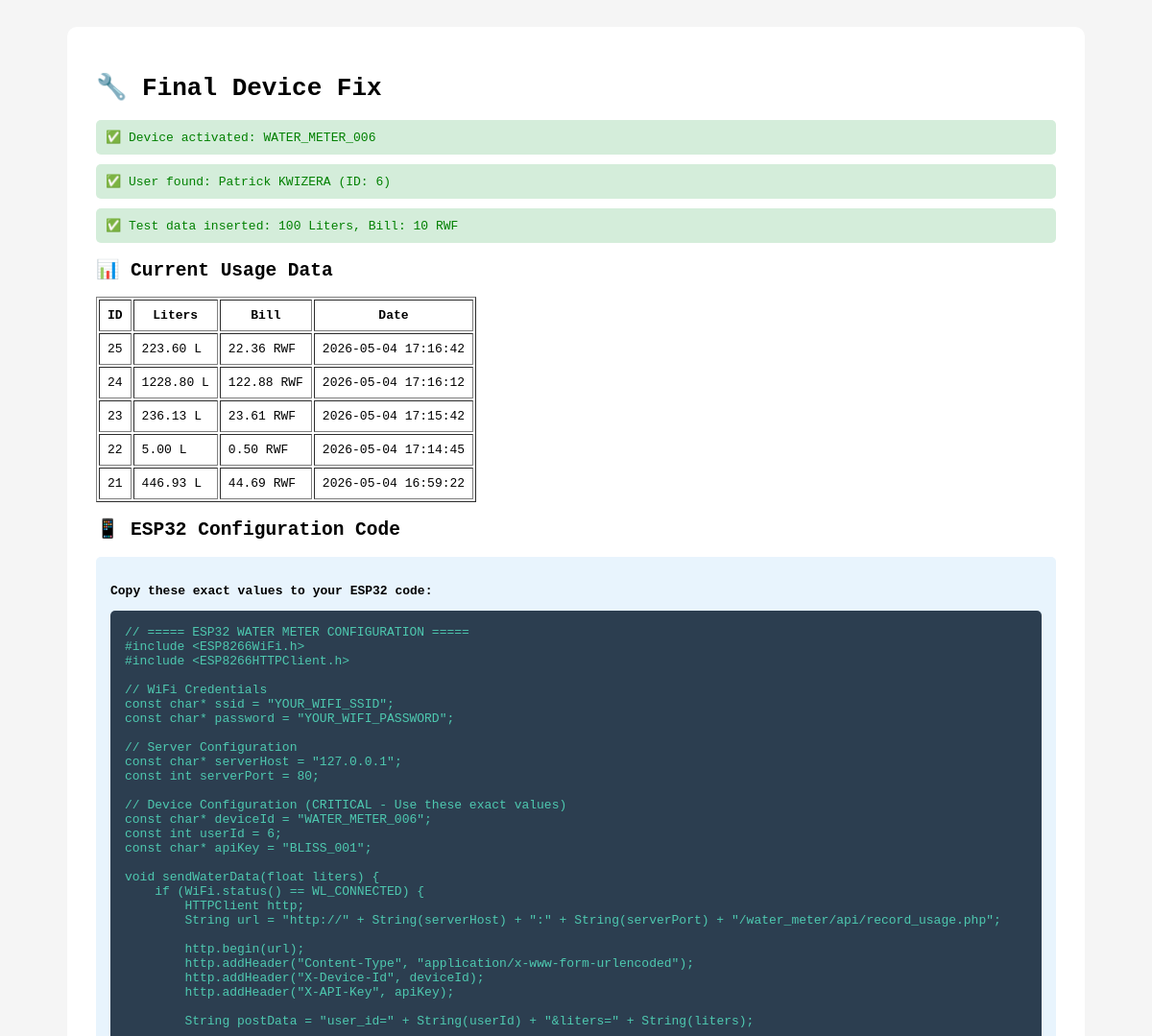
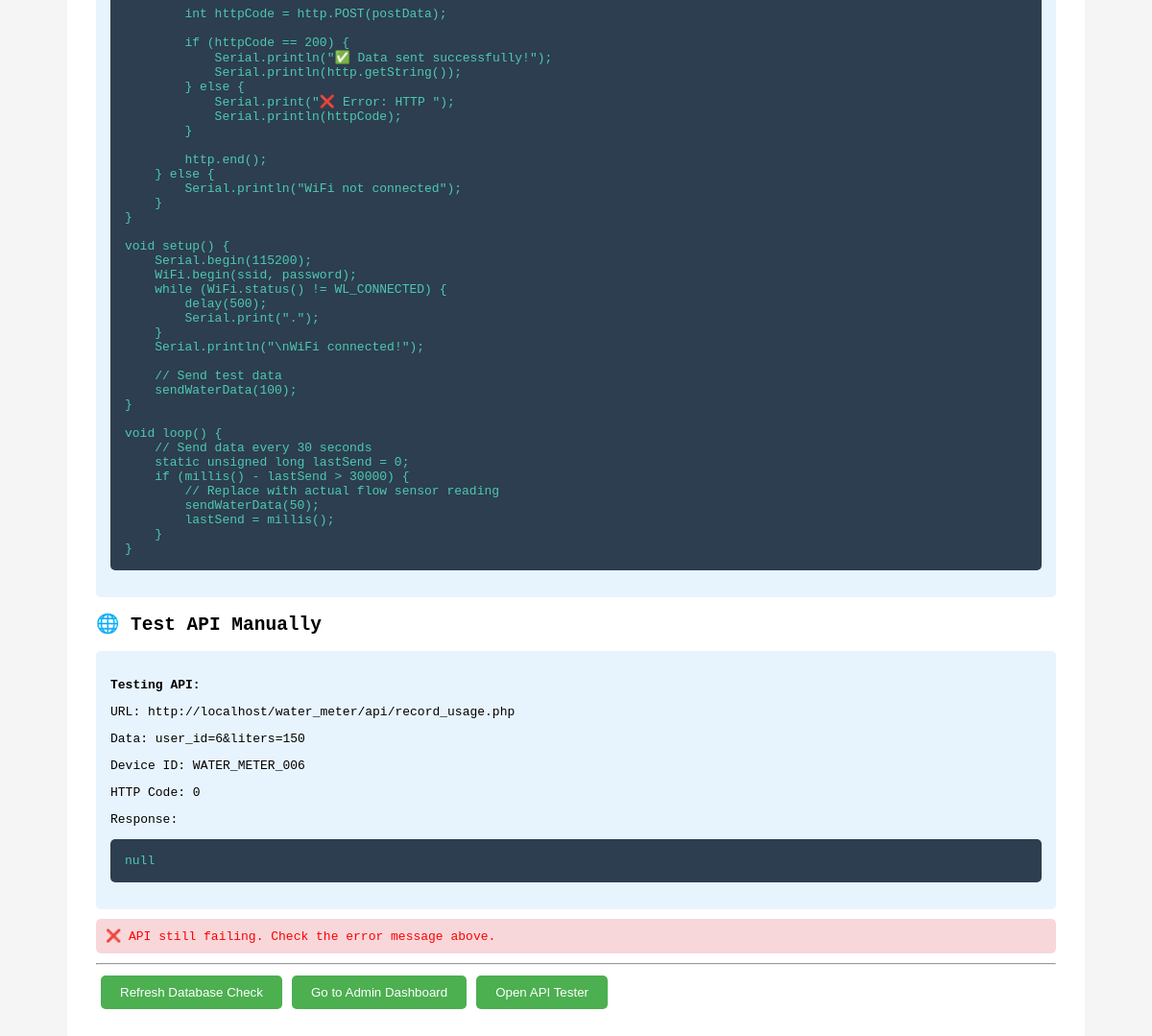
The page /fix_device_final.php on the database its author committed (2 pictures, top to bottom).
### tables this page shows
CREATE TABLE `users` (
  `id` int(11) NOT NULL,
  `name` varchar(100) NOT NULL,
  `phone` varchar(20) NOT NULL,
  `email` varchar(100) NOT NULL,
  `password` varchar(255) NOT NULL,
  `role` enum('admin','client') DEFAULT 'client',
  `tariff` decimal(10,2) DEFAULT 100.00,
  `balance` decimal(10,2) DEFAULT 0.00,
  `reset_token` varchar(255) DEFAULT NULL,
  `reset_expires` datetime DEFAULT NULL,
  `created_at` timestamp NOT NULL DEFAULT current_timestamp(),
  `updated_at` timestamp NOT NULL DEFAULT current_timestamp() ON UPDATE current_timestamp()
);

CREATE TABLE `usage_data` (
  `id` int(11) NOT NULL,
  `user_id` int(11) NOT NULL,
  `liters` decimal(10,2) DEFAULT 0.00,
  `bill` decimal(10,2) DEFAULT 0.00,
  `date` timestamp NOT NULL DEFAULT current_timestamp()
);

### fix_device_final.php (the view, shortened to what this page needs)
<?php
$conn = getDB();
echo "<!DOCTYPE html>
<html>
<head>
    <title>Fix Device - Final</title>
    <style>
        body { font-family: monospace; padding: 20px; background: #f5f5f5; }
        .container { max-width: 1000px; margin: 0 auto; background: white; padding: 30px; border-radius: 10px; }
        .success { color: green; background: #d4edda; padding: 10px; border-radius: 5px; margin: 10px 0; }
        .error { color: red; background: #f8d7da; padding: 10px; border-radius: 5px; margin: 10px 0; }
        .info { background: #e8f4fd; padding: 15px; border-radius: 5px; margin: 10px 0; }
        code { background: #f4f4f4; padding: 2px 5px; border-radius: 3px; }
        pre { background: #2c3e50; color: #4ec9b0; padding: 15px; border-radius: 5px; overflow-x: auto; }
        button { background: #4CAF50; color: white; padding: 10px 20px; border: none; cursor: pointer; margin: 5px; border-radius: 5px; }
    </style>
</head>
<body>
    <div class='container'>
        <h1>🔧 Final Device Fix</h1>";
$deviceId = 'WATER_METER_006';
$userId = 6;
$conn->query("UPDATE devices SET status = 'active', last_seen = NOW() WHERE device_id = '$deviceId'");
echo "<div class='success'>✅ Device activated: $deviceId</div>";
$user = $conn->query("SELECT id, name, email FROM users WHERE id = $userId")->fetch_assoc();
echo "<div class='success'>✅ User found: {$user['name']} (ID: {$user['id']})</div>";
$testLiters = 100;
$tariff = 100;
$testBill = ($testLiters / 1000) * $tariff;
$stmt = $conn->prepare("INSERT INTO usage_data (user_id, liters, bill) VALUES (?, ?, ?)");
$stmt->bind_param("idd", $userId, $testLiters, $testBill);
if ($stmt->execute()) {
    echo "<div class='success'>✅ Test data inserted: $testLiters Liters, Bill: $testBill RWF</div>";
} else {
    echo "<div class='error'>❌ Failed to insert test data</div>";
}
$conn->query("UPDATE users SET balance = balance + $testBill WHERE id = $userId");
echo "<h2>📊 Current Usage Data</h2>";
$usage = $conn->query("SELECT * FROM usage_data WHERE user_id = $userId ORDER BY id DESC LIMIT 5");
if ($usage->num_rows > 0) {
    echo "<table border='1' cellpadding='8'>";
    echo "<tr><th>ID</th><th>Liters</th><th>Bill</th><th>Date</th></tr>";
    while($row = $usage->fetch_assoc()) {
        echo "<tr>";
        echo "<td>{$row['id']}</td>";
        echo "<td>{$row['liters']} L</td>";
        echo "<td>{$row['bill']} RWF</td>";
        echo "<td>{$row['date']}</td>";
        echo "</tr>";
    }
    echo "<table>";
} else {
    echo "<div class='error'>No data yet</div>";
}
echo "<h2>📱 ESP32 Configuration Code</h2>";
echo "<div class='info'>";
echo "<p><strong>Copy these exact values to your ESP32 code:</strong></p>";
echo "<pre>
// ===== ESP32 WATER METER CONFIGURATION =====
#include &lt;ESP8266WiFi.h&gt;
#include &lt;ESP8266HTTPClient.h&gt;
// WiFi Credentials
const char* ssid = \"YOUR_WIFI_SSID\";
const char* password = \"YOUR_WIFI_PASSWORD\";
// Server Configuration
const char* serverHost = \"" . $_SERVER['SERVER_ADDR'] . "\";
const int serverPort = 80;
// Device Configuration (CRITICAL - Use these exact values)
const char* deviceId = \"$deviceId\";
const int userId = $userId;
const char* apiKey = \"BLISS_001\";
void sendWaterData(float liters) {
    if (WiFi.status() == WL_CONNECTED) {
        HTTPClient http;
        String url = \"http://\" + String(serverHost) + \":\" + String(serverPort) + \"/water_meter/api/record_usage.php\";
        http.begin(url);
        http.addHeader(\"Content-Type\", \"application/x-www-form-urlencoded\");
        http.addHeader(\"X-Device-Id\", deviceId);
        http.addHeader(\"X-API-Key\", apiKey);
        String postData = \"user_id=\" + String(userId) + \"&liters=\" + String(liters);
        int httpCode = http.POST(postData);
        if (httpCode == 200) {
            Serial.println(\"✅ Data sent successfully!\");
            Serial.println(http.getString());
        } else {
            Serial.print(\"❌ Error: HTTP \");
            Serial.println(httpCode);
        }
        http.end();
    } else {
        Serial.println(\"WiFi not connected\");
    }
}
void setup() {
    Serial.begin(115200);
    WiFi.begin(ssid, password);
    while (WiFi.status() != WL_CONNECTED) {
        delay(500);
        Serial.print(\".\");
    }
    Serial.println(\"\\nWiFi connected!\");
    // Send test data
    sendWaterData(100);
}
void loop() {
    // Send data every 30 seconds
    static unsigned long lastSend = 0;
    if (millis() - lastSend > 30000) {
        // Replace with actual flow sensor reading
        sendWaterData(50);
        lastSend = millis();
    }
}
</pre>";
echo "</div>";
echo "<h2>🌐 Test API Manually</h2>";
$apiUrl = "http://" . $_SERVER['HTTP_HOST'] . "/water_meter/api/record_usage.php";
$postData = "user_id=$userId&liters=150";
$ch = curl_init($apiUrl);
$response = curl_exec($ch);
$httpCode = curl_getinfo($ch, CURLINFO_HTTP_CODE);
echo "<div class='info'>";
echo "<p><strong>Testing API:</strong></p>";
echo "<p>URL: $apiUrl</p>";
echo "<p>Data: $postData</p>";
echo "<p>Device ID: $deviceId</p>";
echo "<p>HTTP Code: $httpCode</p>";
echo "<p>Response:</p>";
echo "<pre>" . json_encode(json_decode($response), JSON_PRETTY_PRINT) . "</pre>";
echo "</div>";
if (strpos($response, 'success') !== false) {
    echo "<div class='success'>✅✅✅ API IS WORKING! Data is being sent successfully!</div>";
} else {
    echo "<div class='error'>❌ API still failing. Check the error message above.</div>";
}
echo "<hr>";
echo "<button onclick=\"location.href='check_database.php'\">Refresh Database Check</button> ";
echo "<button onclick=\"location.href='admin/dashboard.php'\">Go to Admin Dashboard</button> ";
echo "<button onclick=\"location.href='test_api.html'\">Open API Tester</button>";
echo "</div></body></html>";
?>

### fix_device_final.php (style rules this page uses)
body { font-family: monospace; padding: 20px; background: #f5f5f5; }
.container { max-width: 1000px; margin: 0 auto; background: white; padding: 30px; border-radius: 10px; }
.success { color: green; background: #d4edda; padding: 10px; border-radius: 5px; margin: 10px 0; }
.error { color: red; background: #f8d7da; padding: 10px; border-radius: 5px; margin: 10px 0; }
.info { background: #e8f4fd; padding: 15px; border-radius: 5px; margin: 10px 0; }
pre { background: #2c3e50; color: #4ec9b0; padding: 15px; border-radius: 5px; overflow-x: auto; }
button { background: #4CAF50; color: white; padding: 10px 20px; border: none; cursor: pointer; margin: 5px; border-radius: 5px; }

### rows shown on the page
users: name "Patrick KWIZERA", id "6"
usage_data: id "25", liters "223.60", bill "22.36", date "2026-05-04 17:16:42"
usage_data: id "24", liters "1228.80", bill "122.88", date "2026-05-04 17:16:12"
usage_data: id "23", liters "236.13", bill "23.61", date "2026-05-04 17:15:42"
usage_data: id "22", liters "5.00", bill "0.50", date "2026-05-04 17:14:45"
usage_data: id "21", liters "446.93", bill "44.69", date "2026-05-04 16:59:22"

### other values the page prints
$deviceId "WATER_METER_006"
$testLiters "100"
$testBill "10"
$_SERVER['SERVER_ADDR'] "127.0.0.1"
$userId "6"
$apiUrl "http://localhost/water_meter/api/record_usage.php"
$postData "user_id=6&liters=150"
$httpCode "0"
json_encode(json_decode($response), JSON_PRETTY_PRINT) "null"
